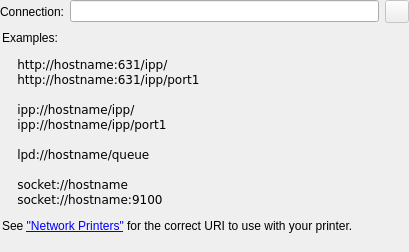
<?xml version="1.0" encoding="UTF-8"?>
<ui version="4.0">
 <class>ChooseUri</class>
 <widget class="QWidget" name="ChooseUri">
  <property name="geometry">
   <rect>
    <x>0</x>
    <y>0</y>
    <width>409</width>
    <height>252</height>
   </rect>
  </property>
  <property name="sizePolicy">
   <sizepolicy hsizetype="Ignored" vsizetype="Preferred">
    <horstretch>0</horstretch>
    <verstretch>0</verstretch>
   </sizepolicy>
  </property>
  <layout class="QFormLayout" name="formLayout">
   <property name="fieldGrowthPolicy">
    <enum>QFormLayout::AllNonFixedFieldsGrow</enum>
   </property>
   <property name="rowWrapPolicy">
    <enum>QFormLayout::WrapLongRows</enum>
   </property>
   <property name="margin">
    <number>0</number>
   </property>
   <item row="0" column="0">
    <widget class="QLabel" name="label_2">
     <property name="text">
      <string comment="@label:textbox">Connection:</string>
     </property>
    </widget>
   </item>
   <item row="0" column="1">
    <layout class="QHBoxLayout" name="horizontalLayout_3">
     <item>
      <widget class="KLineEdit" name="addressLE"/>
     </item>
     <item>
      <widget class="QToolButton" name="searchTB">
       <property name="enabled">
        <bool>false</bool>
       </property>
      </widget>
     </item>
    </layout>
   </item>
   <item row="1" column="0" colspan="2">
    <widget class="QLabel" name="label">
     <property name="text">
      <string comment="@info">&lt;TABLE&gt;
&lt;TR&gt;
&lt;TD&gt;Examples:
&lt;PRE&gt;
    http://hostname:631/ipp/
    http://hostname:631/ipp/port1

    ipp://hostname/ipp/
    ipp://hostname/ipp/port1

    lpd://hostname/queue

    socket://hostname
    socket://hostname:9100
&lt;/PRE&gt;

&lt;P&gt;See &lt;A HREF=&quot;http://localhost:631/help/network.html&quot; TARGET=&quot;_blank&quot;&gt;&quot;Network
Printers&quot;&lt;/A&gt; for the correct URI to use with your printer.&lt;/P&gt;
&lt;/TD&gt;
&lt;/TR&gt;
&lt;/TABLE&gt;</string>
     </property>
     <property name="textFormat">
      <enum>Qt::RichText</enum>
     </property>
     <property name="wordWrap">
      <bool>true</bool>
     </property>
     <property name="openExternalLinks">
      <bool>true</bool>
     </property>
    </widget>
   </item>
  </layout>
 </widget>
 <customwidgets>
  <customwidget>
   <class>KLineEdit</class>
   <extends>QLineEdit</extends>
   <header>klineedit.h</header>
  </customwidget>
 </customwidgets>
 <resources/>
 <connections/>
</ui>
